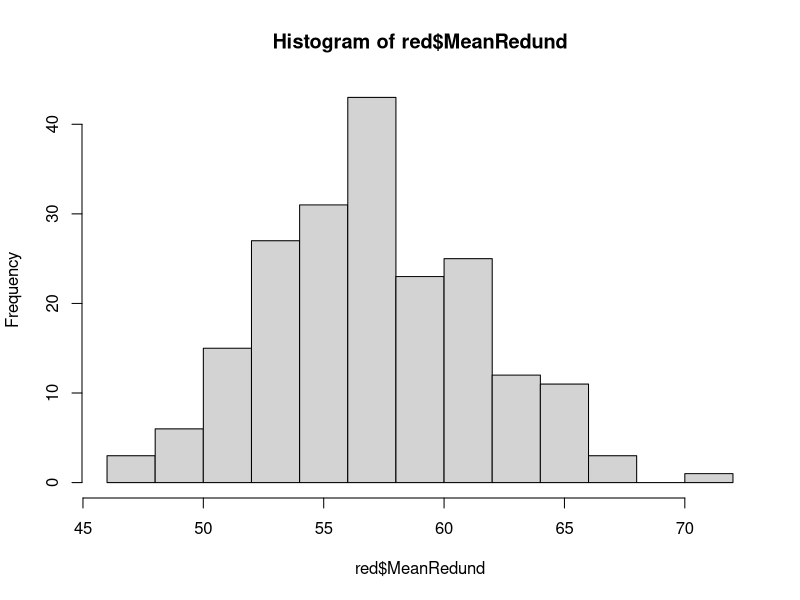
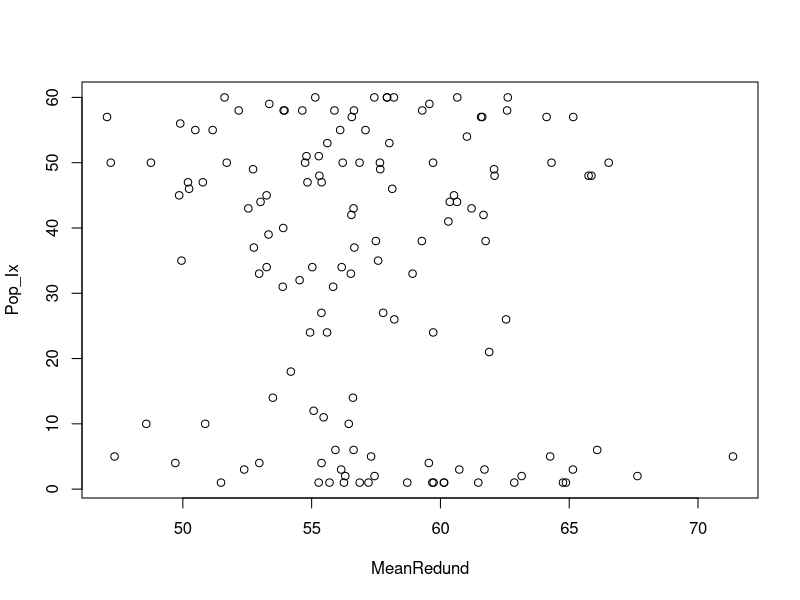

Generate these figures, in order, with R:
setwd("~/Desktop/MIR_Project")
library(data.table)
red <- fread("./Redundancy_Metrics/Pop_Metrics.csv")
hist(red$MeanRedund)
pop <- fread("scripts/pop.csv")
pop[,Index := 0:(nrow(pop)-1)]
red[pop, Pop_Ix := i.popularity, on = "Index"]
red <- red[Pop_Ix > 0,]
plot(Pop_Ix ~ MeanRedund, data = red)
